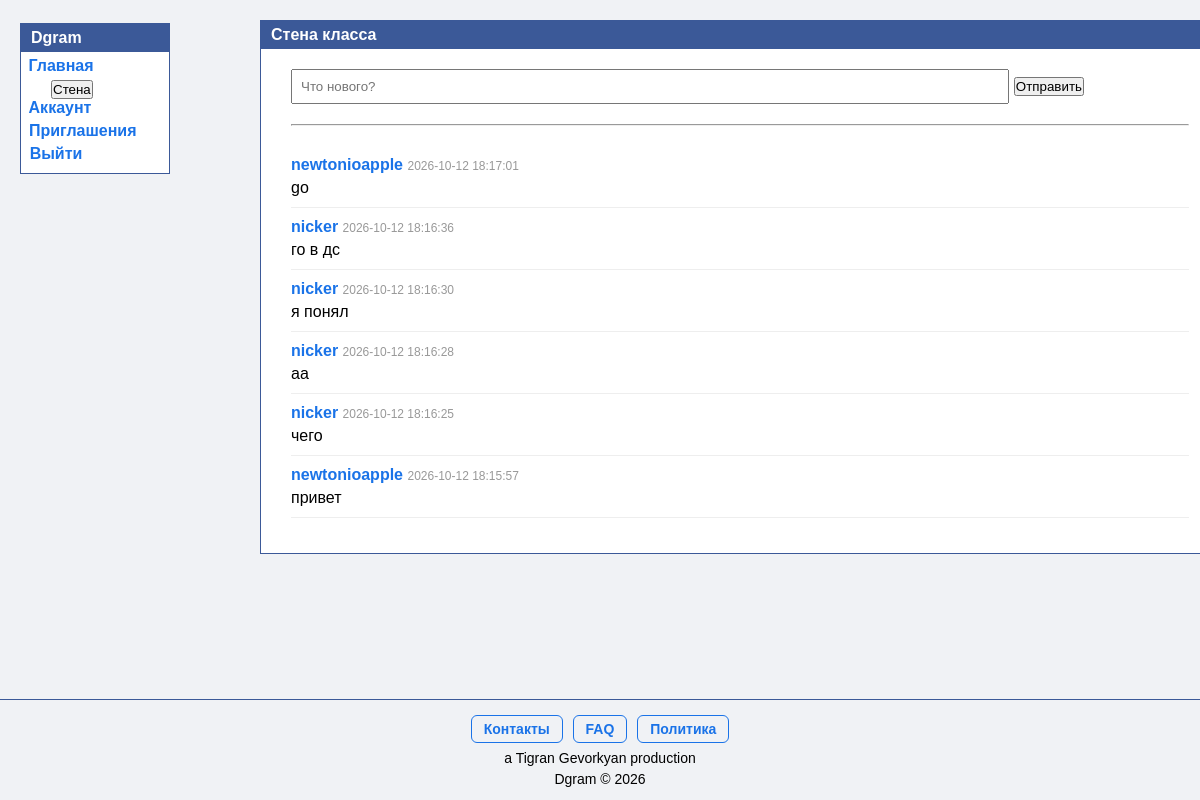
/wall (signed in), run on the app's committed database.
### tables this page shows
CREATE TABLE messages (
            id INTEGER PRIMARY KEY AUTOINCREMENT,
            user_id INTEGER,
            text TEXT,
            created_at TIMESTAMP DEFAULT CURRENT_TIMESTAMP
        );

CREATE TABLE users (
            id INTEGER PRIMARY KEY AUTOINCREMENT,
            name TEXT,
            email TEXT UNIQUE,
            password TEXT,
            tag TEXT
        );

### app.py (the view, shortened to what this page needs)
@app.route("/wall", methods=["GET", "POST"])
def wall():
    if "user_id" not in session:
        return redirect("/login")
    conn = sqlite3.connect("users.db")
    rows = conn.execute("""
        SELECT users.name, messages.text, messages.created_at
        FROM messages
        JOIN users ON messages.user_id = users.id
        ORDER BY messages.created_at DESC
    """).fetchall()
    conn.close()
    return render_template("wall.html", messages=rows)

### templates/wall.html (shortened to what this page needs)
{% extends "base.html" %}
{% block content %}
<div class="faq">
    <div class="faq-header">Стена класса</div>
    <div class="faq-content">
        <form method="POST">
            <input name="text" placeholder="Что нового?" required style="width: 80%; padding: 8px;">
            <button type="submit">Отправить</button>
        </form>
        <hr style="margin: 20px 0;">
        {% for msg in messages %}
        <div class="post" style="border-bottom: 1px solid #eee; padding: 10px 0;">
            <b style="color: #1a73e8;">{{ msg[0] }}</b>
            <span style="color: #999; font-size: 12px;">{{ msg[2] }}</span>
            <p style="margin-top: 5px;">{{ msg[1] }}</p>
        </div>
        {% endfor %}
    </div>
</div>
{% endblock %}

### templates/base.html (shortened to what this page needs)
<!DOCTYPE html>
<html lang="ru">
<head>
    <link rel="stylesheet" href="{{ url_for('static', filename='style.css') }}">
</head>
<body>
    <div class="items">
        <div class="items-header">Dgram</div>
        <div class="items-content">
            <div class="nav-row">
                <div class="profile">
                    <a href="/"><button>Главная</button></a>
                </div>
                <div class="wall-link">
                    <a href="/wall"><button>Стена</button></a>
                </div>
                <div class="account">
                    <a href="/account"><button>Аккаунт</button></a>
                </div>
                <div class="invite">
                    <a href="/invites"><button>Приглашения</button></a>
                </div>
                <div class="logoutIT">
                    <a href="/logout"><button>Выйти</button></a>
                </div>
            </div>
        </div>
    </div>
        <footer class="footer">
            <a href="/contact"><button>Контакты</button></a>
            <a href="/faq"><button>FAQ</button></a>
            <a href="/politic"><button>Политика</button></a>
            <p>a Tigran Gevorkyan production</p>
            <p>Dgram © 2026</p>
        </footer>
    {% block content %}{% endblock %}
</body>
</html>

### static/style.css (style rules this page uses)
*, *::before, *::after { box-sizing: border-box; margin: 0; padding: 0; }
body { background-color: #f0f2f5; font-family: Arial, sans-serif; display: flex; flex-direction: column; align-items: center; min-height: 100vh; padding: 20px; }
.faq { border: 1px solid #3b5998; margin-bottom: 30px; margin-left: 280px; max-width: 1200px; width: calc(100% - 200px); background-color: white; }
.faq-header { background-color: #3b5998; color: white; padding: 5px 10px; font-weight: bold; }
.faq-content { padding-top: 20px; padding-right: 30px; padding-bottom: 35px; padding-left: 30px; text-align: left; background-color: white; }
.items { position: fixed; top: 23px; left: 20px; width: 150px; border: 1px solid #3b5998; background-color: white; }
.items-header { background-color: #3b5998; color: white; padding: 5px 10px; font-weight: bold; }
.items-content { padding-top: 20px; padding-right: 52px; padding-bottom: 5px; padding-left: 30px; text-align: left; background-color: white; }
.profile { margin-top: -20px; margin-left: -40px; }
.profile a { text-decoration: none; display: inline-block; width: 100px; }
.profile button { display: block; width: 100%; padding: 5px 0; font-family: inherit; font-size: 16px; font-weight: 600; color: #1a73e8; border: none; border-radius: 6px; cursor: pointer; background-color: transparent; transition: transform 0.1s ease; }
.account { margin-top: -5px; margin-left: -41px; }
.account a { text-decoration: none; display: inline-block; width: 100px; }
.account button { display: block; width: 100%; padding: 5px 0; font-family: inherit; font-size: 16px; font-weight: 600; color: #1a73e8; border: none; border-radius: 6px; cursor: pointer; background-color: transparent; transition: transform 0.1s ease; }
.logoutIT { margin-top: -5px; margin-left: -45px; }
.logoutIT a { text-decoration: none; display: inline-block; width: 100px; }
.logoutIT button { display: block; width: 100%; padding: 5px 0; font-family: inherit; font-size: 16px; font-weight: 600; color: #1a73e8; border: none; border-radius: 6px; cursor: pointer; background-color: transparent; transition: transform 0.1s ease; }
.invite { margin-top: -5px; margin-left: -22px; }
.invite a { text-decoration: none; display: inline-block; width: 100px; }
.invite button { display: block; width: 100%; padding: 5px 0; font-family: inherit; font-size: 16px; font-weight: 600; color: #1a73e8; border: none; border-radius: 6px; cursor: pointer; background-color: transparent; transition: transform 0.1s ease; }
.footer { position: fixed; bottom: 0; left: 0; width: 100%; text-align: center; padding: 10px 0; background-color: #f0f2f5; border-top: 1px solid #3b5998; color: #000000; font-size: 14px; z-index: 100; }
.footer p { margin: 0; line-height: 1.5; }
.footer button { margin: 5px 3px; padding: 5px 12px; font-size: 14px; font-weight: 600; color: #1a73e8; background-color: transparent; border: 1px solid #1a73e8; border-radius: 6px; cursor: pointer; }

### data on the page
messages: name "newtonioapple", created_at "2026-10-12 18:17:01", text "go"
messages: name "nicker", created_at "2026-10-12 18:16:36", text "го в дс"
messages: name "nicker", created_at "2026-10-12 18:16:30", text "я понял"
messages: name "nicker", created_at "2026-10-12 18:16:28", text "аа"
messages: name "nicker", created_at "2026-10-12 18:16:25", text "чего"
messages: name "newtonioapple", created_at "2026-10-12 18:15:57", text "привет"
